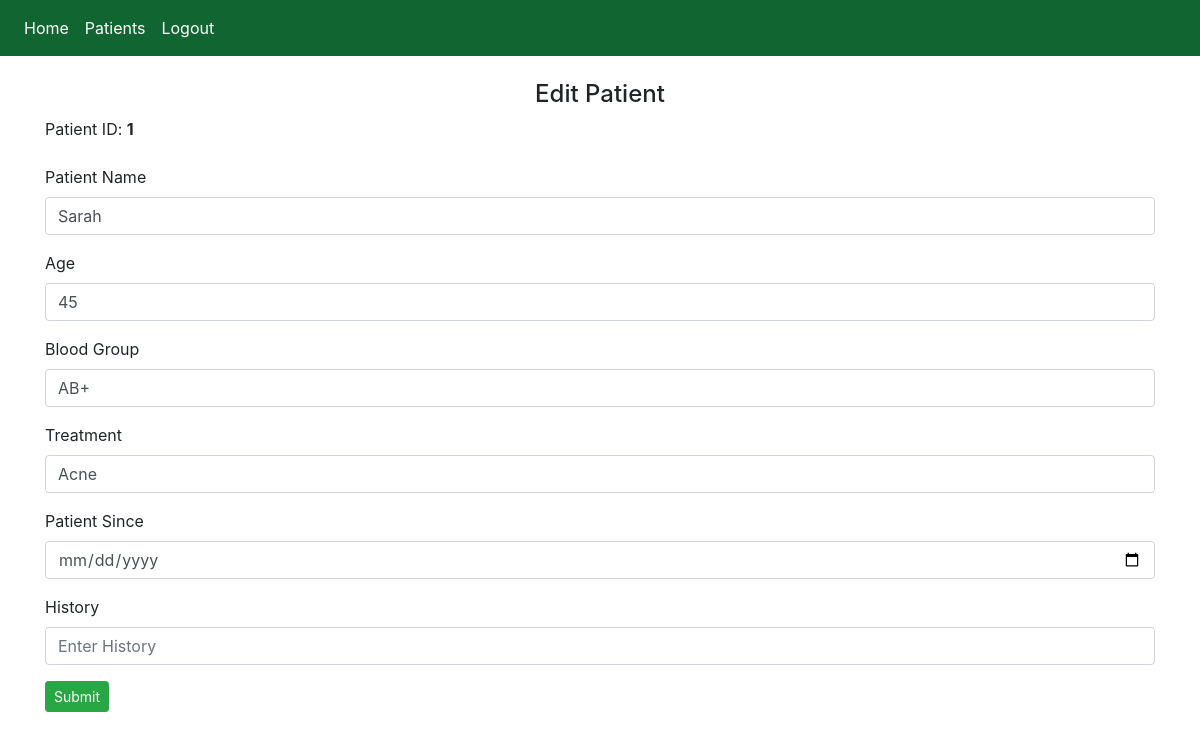
/fetch_patient?id=1&action=edit (signed in), run on the app's committed database.
### website/models.py (models this page shows)
@dataclass
class Patient(db.Model):
    id = db.Column(db.Integer, primary_key=True, autoincrement=True)
    name = db.Column(db.String(150))
    age = db.Column(db.Integer)
    blood_group = db.Column(db.String(150))
    treatment = db.Column(db.String(300))
    patient_since = db.Column(db.Date())
    history = db.Column(db.String(300))
    created_date = db.Column(db.DateTime(timezone=True), default=func.now())

### website/patients.py (the view)
@patients.route('/fetch_patient', methods=['GET'])
def fetch_patient():
    patientId = request.args.get('id')
    patient = Patient.query.get(patientId)
    action = request.args.get('action')
    if action == 'edit':
        return render_template("patients/edit_patients.html", user=current_user, data=patient)
    return render_template("patients/upload_documents.html", user=current_user, data=patient)

### website/__init__.py (called while the page is built)
def create_app():
    app = Flask(__name__)
    app.config['SECRET_KEY'] = 'jfjgf jshjssbfg'
    app.config['SQLALCHEMY_DATABASE_URI'] = f'sqlite:///{DB_NAME}'
    db.init_app(app)
    from .views import views
    from .auth import auth
    from .patients import patients
    app.register_blueprint(views, url_prefix='/')
    app.register_blueprint(auth, url_prefix='/')
    app.register_blueprint(patients, url_prefix='/')
    from .models import User, Note
    create_database(app)
    login_manager = LoginManager()
    login_manager.login_view  = 'auth.login'
    login_manager.init_app(app)
    @login_manager.user_loader
    def load_user(id):
        return User.query.get(int(id))
    return app

### website/templates/patients/edit_patients.html (shortened to what this page needs)
{% extends "base.html" %} {% block title %}Edit Patient{% endblock %}{% block content %}
<br/>
<h4 align="center">Edit Patient</h4>
<div id="edit_patient_div">
    <form method="POST" action="{{ url_for('patients.edit_patient') }}">
        <div class="form-group">
            <label for="id">Patient ID</label>: <b> {{data.id}} </b>
        </div>
        <div class="form-group">
            <label for="name">Patient Name</label>
            <input type="text" class="form-control" id="name" name="name" placeholder="Enter Patient Name" value="{{data.name}}"/>
        </div>
        <div class="form-group">
            <label for="age">Age</label>
            <input type="text" class="form-control" id="age" name="age" placeholder="Enter Age" value="{{data.age}}"/>
        </div>
        <div class="form-group">
            <label for="bloodGroup">Blood Group</label>
            <input type="text" class="form-control" id="bloodGroup" name="bloodGroup" placeholder="Enter Blood Group" value="{{data.blood_group}}"/>
        </div>
        <div class="form-group">
            <label for="treatment">Treatment</label>
            <input type="text" class="form-control" id="treatment" name="treatment" placeholder="Enter Treatment" value="{{data.treatment}}"/>
        </div>
        <div class="form-group">
            <label for="patientSince">Patient Since</label>
            <input type="date" class="form-control" id="patientSince" name="patientSince" placeholder="Enter Patient Since Date" value="{{data.patient_since}}"/>
        </div>
        <div class="form-group">
            <label for="history">History</label>
            <input type="text" class="form-control" id="history" name="history" placeholder="Enter History" value="{{data.history}}"/>
        </div>
        <button type="submit" class="btn btn-success btn-sm">Submit</button>
    </form>
</div>
{% endblock %}

### data on the page
Patient: id "1", name "Sarah", age "45", bloodGroup "AB+", treatment "Acne"
